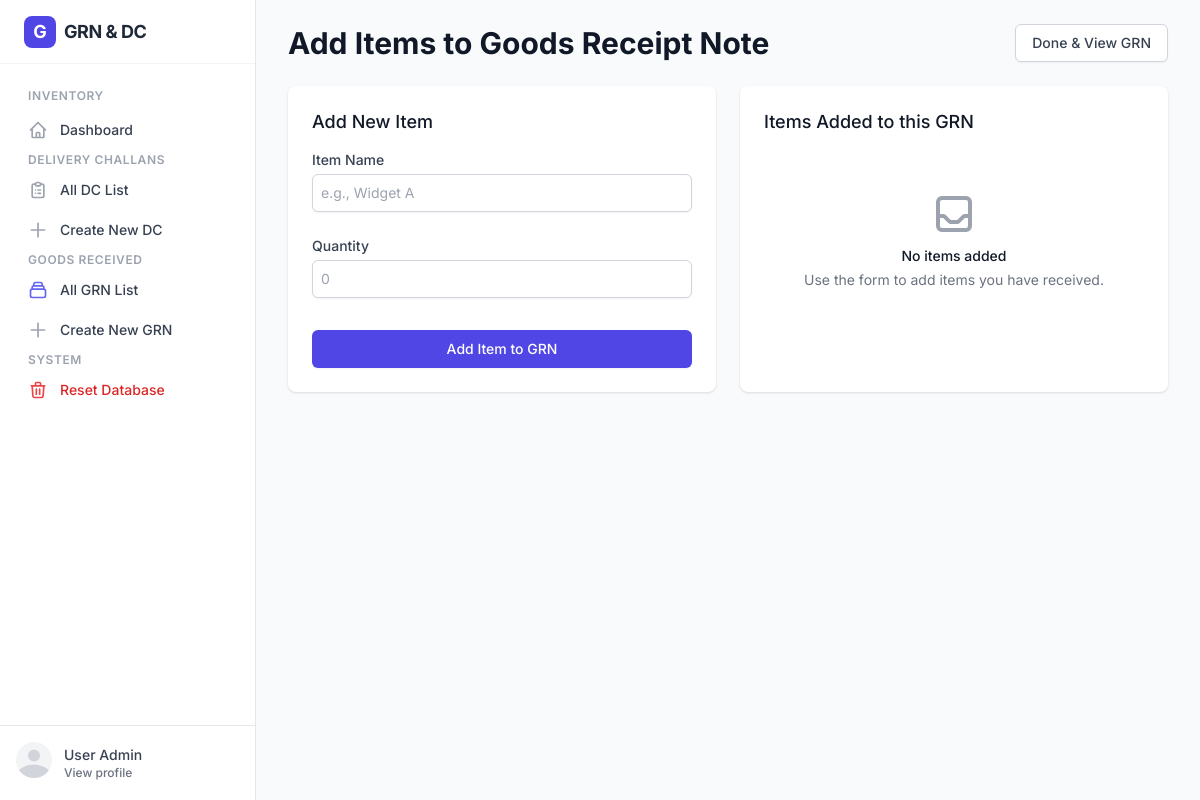
The page /grn/2/items on the database as committed earlier.
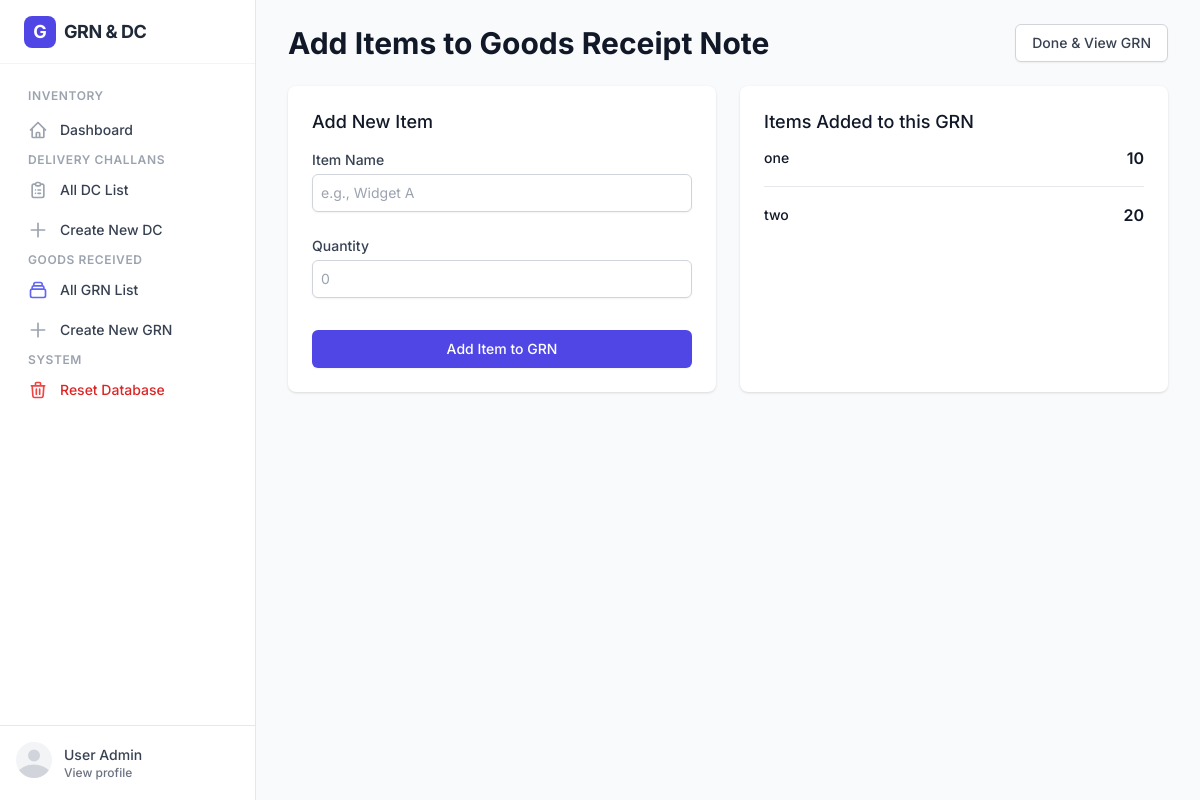
The same page on the database as committed later.
### tables this page shows
CREATE TABLE grn_items (
            id INTEGER PRIMARY KEY AUTOINCREMENT,
            grn_id INTEGER,
            item_name TEXT,
            quantity INTEGER,
            FOREIGN KEY (grn_id) REFERENCES grn (id)
        );

### app.py (the view, shortened to what this page needs)
@app.route("/grn/<int:grn_id>/items", methods=["GET", "POST"])
def add_grn_items(grn_id):
    conn = get_db_connection()
    current_grn_items = conn.execute(
        "SELECT * FROM grn_items WHERE grn_id = ?",
        (grn_id,)
    ).fetchall()
    conn.close()
    return render_template(
        "add_grn_items.html",
        grn_id=grn_id,
        current_items=current_grn_items
    )

### app.py (called while the page is built)
def get_db_connection():
    conn = sqlite3.connect(DB_NAME)
    conn.row_factory = sqlite3.Row
    return conn

### templates/add_grn_items.html (shortened to what this page needs)
{% extends "base.html" %}
{% block content %}
<div class="max-w-6xl mx-auto">
    <div class="md:flex md:items-center md:justify-between mb-6">
        <div class="flex-1 min-w-0">
            <h2 class="text-2xl font-bold leading-7 text-gray-900 sm:text-3xl sm:truncate">
                Add Items to Goods Receipt Note
            </h2>
        </div>
        <div class="mt-4 flex md:mt-0 md:ml-4">
            <a href="/grn/{{ grn_id }}"
                class="inline-flex items-center px-4 py-2 border border-gray-300 rounded-md shadow-sm text-sm font-medium text-gray-700 bg-white hover:bg-gray-50 focus:outline-none focus:ring-2 focus:ring-offset-2 focus:ring-indigo-500">
                Done & View GRN
            </a>
        </div>
    </div>
    <div class="grid grid-cols-1 gap-6 lg:grid-cols-2">
        <div class="bg-white shadow sm:rounded-lg">
            <div class="px-4 py-5 sm:p-6">
                <h3 class="text-lg leading-6 font-medium text-gray-900 mb-4">Add New Item</h3>
                <form method="post" action="{{ url_for('add_grn_items', grn_id=grn_id) }}">
                    <div class="space-y-6">
                        <div>
                            <label for="item_name" class="block text-sm font-medium text-gray-700">Item Name</label>
                            <div class="mt-1">
                                <input type="text" name="item_name" id="item_name" required
                                    class="shadow-sm focus:ring-indigo-500 focus:border-indigo-500 block w-full sm:text-sm border-gray-300 rounded-md p-2 border"
                                    placeholder="e.g., Widget A">
                            </div>
                        </div>
                        <div>
                            <label for="quantity" class="block text-sm font-medium text-gray-700">Quantity</label>
                            <div class="mt-1">
                                <input type="number" name="quantity" id="quantity" required min="1"
                                    class="shadow-sm focus:ring-indigo-500 focus:border-indigo-500 block w-full sm:text-sm border-gray-300 rounded-md p-2 border"
                                    placeholder="0">
                            </div>
                        </div>
                        <div class="pt-2">
                            <button type="submit"
                                class="w-full inline-flex justify-center py-2 px-4 border border-transparent shadow-sm text-sm font-medium rounded-md text-white bg-indigo-600 hover:bg-indigo-700 focus:outline-none focus:ring-2 focus:ring-offset-2 focus:ring-indigo-500">
                                Add Item to GRN
                            </button>
                        </div>
                    </div>
                </form>
            </div>
        </div>
        <div class="bg-white shadow sm:rounded-lg">
            <div class="px-4 py-5 sm:p-6">
                <h3 class="text-lg leading-6 font-medium text-gray-900 mb-4">Items Added to this GRN</h3>
                {% if current_items %}
                <div class="flow-root">
                    <ul class="-my-5 divide-y divide-gray-200">
                        {% for item in current_items %}
                        <li class="py-4">
                            <div class="flex items-center space-x-4">
                                <div class="flex-1 min-w-0">
                                    <p class="text-sm font-medium text-gray-900 truncate">
                                        {{ item['item_name'] }}
                                    </p>
                                </div>
                                <div class="inline-flex items-center text-base font-semibold text-gray-900">
                                    {{ item['quantity'] }}
                                </div>
                            </div>
                        </li>
                        {% endfor %}
                    </ul>
                </div>
                {% else %}
                <div class="text-center py-10">
                    <h3 class="mt-2 text-sm font-medium text-gray-900">No items added</h3>
                    <p class="mt-1 text-sm text-gray-500">Use the form to add items you have received.</p>
                </div>
                {% endif %}
            </div>
        </div>
    </div>
</div>
{% endblock %}

### templates/base.html (shortened to what this page needs)
<!DOCTYPE html>
<html lang="en">
<head>
    <script src="https://cdn.tailwindcss.com"></script>
</head>
<body class="bg-gray-50 text-gray-900 antialiased" x-data="{ sidebarOpen: false }">
    <div class="flex h-screen overflow-hidden">
        <aside :class="sidebarOpen ? 'translate-x-0' : '-translate-x-full'"
            class="fixed z-30 inset-y-0 left-0 w-64 bg-white border-r border-gray-200 transition-transform duration-300 transform md:relative md:translate-x-0 flex flex-col">
            <div class="flex items-center justify-between h-16 px-6 border-b border-gray-100 shrink-0">
                <a href="/" class="flex items-center gap-2 group">
                    <div
                        class="w-8 h-8 bg-indigo-600 rounded-lg flex items-center justify-center text-white font-bold text-lg group-hover:bg-indigo-700 transition-colors">
                        G</div>
                    <span class="font-bold text-lg text-gray-800 tracking-tight">GRN & DC</span>
                </a>
            </div>
            <nav class="p-4 space-y-1 overflow-y-auto flex-1">
                <p class="px-3 text-xs font-semibold text-gray-400 uppercase tracking-wider mb-2 mt-2">Inventory</p>
                <a href="/"
                    class="flex items-center px-3 py-2 text-sm font-medium text-gray-700 rounded-lg hover:bg-gray-50 hover:text-indigo-600 group transition-colors {% if request.path == '/' %}bg-indigo-50 text-indigo-700{% endif %}">
                    <svg class="w-5 h-5 mr-3 text-gray-400 group-hover:text-indigo-500 {% if request.path == '/' %}text-indigo-500{% endif %}"
                        fill="none" stroke="currentColor" viewBox="0 0 24 24">
                        <path stroke-linecap="round" stroke-linejoin="round" stroke-width="2"
                            d="M3 12l2-2m0 0l7-7 7 7M5 10v10a1 1 0 001 1h3m10-11l2 2m-2-2v10a1 1 0 01-1 1h-3m-6 0a1 1 0 001-1v-4a1 1 0 011-1h2a1 1 0 011 1v4a1 1 0 001 1m-6 0h6">
                        </path>
                    </svg>
                    Dashboard
                </a>
                <p class="px-3 text-xs font-semibold text-gray-400 uppercase tracking-wider mb-2 mt-6">Delivery Challans
                </p>
                <a href="/dc"
                    class="flex items-center px-3 py-2 text-sm font-medium text-gray-700 rounded-lg hover:bg-gray-50 hover:text-indigo-600 group transition-colors ">
                    <svg class="w-5 h-5 mr-3 text-gray-400 group-hover:text-indigo-500 {% if '/dc' in request.path %}text-indigo-500{% endif %}"
                        fill="none" stroke="currentColor" viewBox="0 0 24 24">
                        <path stroke-linecap="round" stroke-linejoin="round" stroke-width="2"
                            d="M9 5H7a2 2 0 00-2 2v12a2 2 0 002 2h10a2 2 0 002-2V7a2 2 0 00-2-2h-2M9 5a2 2 0 002 2h2a2 2 0 002-2M9 5a2 2 0 012-2h2a2 2 0 012 2m-3 7h3m-3 4h3m-6-4h.01M9 16h.01">
                        </path>
                    </svg>
                    All DC List
                </a>
                <a href="/dc/new"
                    class="flex items-center px-3 py-2 text-sm font-medium text-gray-700 rounded-lg hover:bg-gray-50 hover:text-indigo-600 group transition-colors {% if '/dc/new' in request.path %}bg-indigo-50 text-indigo-700{% endif %}">
                    <svg class="w-5 h-5 mr-3 text-gray-400 group-hover:text-indigo-500 {% if '/dc/new' in request.path %}text-indigo-500{% endif %}"
                        fill="none" stroke="currentColor" viewBox="0 0 24 24">
                        <path stroke-linecap="round" stroke-linejoin="round" stroke-width="2" d="M12 4v16m8-8H4"></path>
                    </svg>
                    Create New DC
                </a>
                <p class="px-3 text-xs font-semibold text-gray-400 uppercase tracking-wider mb-2 mt-6">Goods Received
                </p>
                <a href="/grn"
                    class="flex items-center px-3 py-2 text-sm font-medium text-gray-700 rounded-lg hover:bg-gray-50 hover:text-indigo-600 group transition-colors ">
                    <svg class="w-5 h-5 mr-3 text-gray-400 group-hover:text-indigo-500 {% if '/grn' in request.path %}text-indigo-500{% endif %}"
                        fill="none" stroke="currentColor" viewBox="0 0 24 24">
                        <path stroke-linecap="round" stroke-linejoin="round" stroke-width="2"
                            d="M19 11H5m14 0a2 2 0 012 2v6a2 2 0 01-2 2H5a2 2 0 01-2-2v-6a2 2 0 012-2m14 0V9a2 2 0 00-2-2M5 11V9a2 2 0 012-2m0 0V5a2 2 0 012-2h6a2 2 0 012 2v2M7 7h10">
                        </path>
                    </svg>
                    All GRN List
                </a>
                <a href="/grn/new"
                    class="flex items-center px-3 py-2 text-sm font-medium text-gray-700 rounded-lg hover:bg-gray-50 hover:text-indigo-600 group transition-colors {% if '/grn/new' in request.path %}bg-indigo-50 text-indigo-700{% endif %}">
                    <svg class="w-5 h-5 mr-3 text-gray-400 group-hover:text-indigo-500 {% if '/grn/new' in request.path %}text-indigo-500{% endif %}"
                        fill="none" stroke="currentColor" viewBox="0 0 24 24">
                        <path stroke-linecap="round" stroke-linejoin="round" stroke-width="2" d="M12 4v16m8-8H4"></path>
                    </svg>
                    Create New GRN
                </a>
                <p class="px-3 text-xs font-semibold text-gray-400 uppercase tracking-wider mb-2 mt-6">System</p>
                <form action="/reset-db" method="POST"
                    onsubmit="return confirm('ARE YOU SURE? This will delete ALL data. This action cannot be undone.');">
                    <button type="submit"
                        class="w-full flex items-center px-3 py-2 text-sm font-medium text-red-600 rounded-lg hover:bg-red-50 hover:text-red-700 group transition-colors">
                        Reset Database
                    </button>
                </form>
            </nav>
            <div class="flex-shrink-0 p-4 border-t border-gray-200">
                <a href="#" class="flex-shrink-0 w-full group block">
                    <div class="flex items-center">
                        <div>
                            <span class="inline-block h-9 w-9 rounded-full overflow-hidden bg-gray-100">
                                <svg class="h-full w-full text-gray-300" fill="currentColor" viewBox="0 0 24 24">
                                    <path
                                        d="M24 20.993V24H0v-2.996A14.977 14.977 0 0112.004 15c4.904 0 9.26 2.354 11.996 5.993zM16.002 8.999a4 4 0 11-8 0 4 4 0 018 0z" />
                                </svg>
                            </span>
                        </div>
                        <div class="ml-3">
                            <p class="text-sm font-medium text-gray-700 group-hover:text-gray-900">User Admin</p>
                            <p class="text-xs font-medium text-gray-500 group-hover:text-gray-700">View profile</p>
                        </div>
                    </div>
                </a>
            </div>
        </aside>
        <main class="flex-1 overflow-y-auto bg-gray-50 h-[calc(100vh-4rem)] md:h-screen">
            <div class="max-w-7xl mx-auto px-4 sm:px-6 md:px-8 py-6">
                {% block content %}{% endblock %}
            </div>
        </main>
    </div>
</body>
</html>

### templates/base.html (style rules this page uses)
body { font-family: 'Inter', sans-serif; }

Rows that differ between the two databases and show on the page:
added grn_items: item_name "one", quantity "10"
added grn_items: item_name "two", quantity "20"
Other text that changed with them:
text no longer shown: "No items added Use the form to add items you have received."
